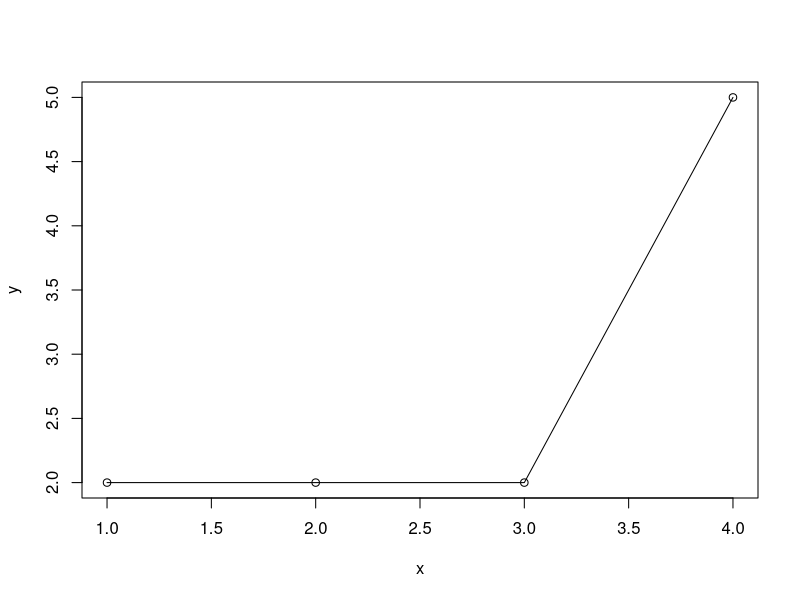
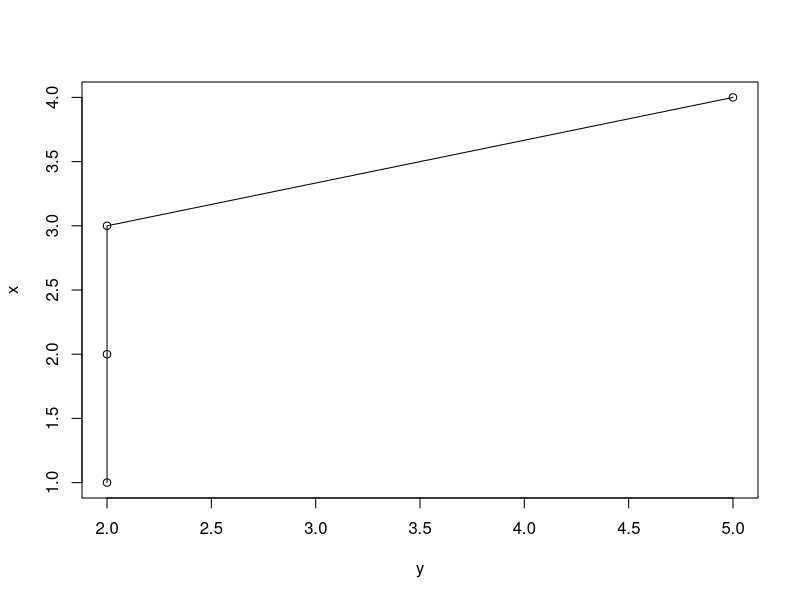

Here is the R script that generated these plots, in order:
## ---- chunk 1

## ---- chunk 2
mycars <- within(mtcars, { cyl <- ordered(cyl) })
mycars
## ---- chunk 3
x= c(1,2,3,4)
y= c(2,2,2,5)
plot(x,y)
lines(x,y)
## ---- chunk 4
plot(y,x)
lines(y,x)
## ---- chunk 5

## ---- chunk 6

